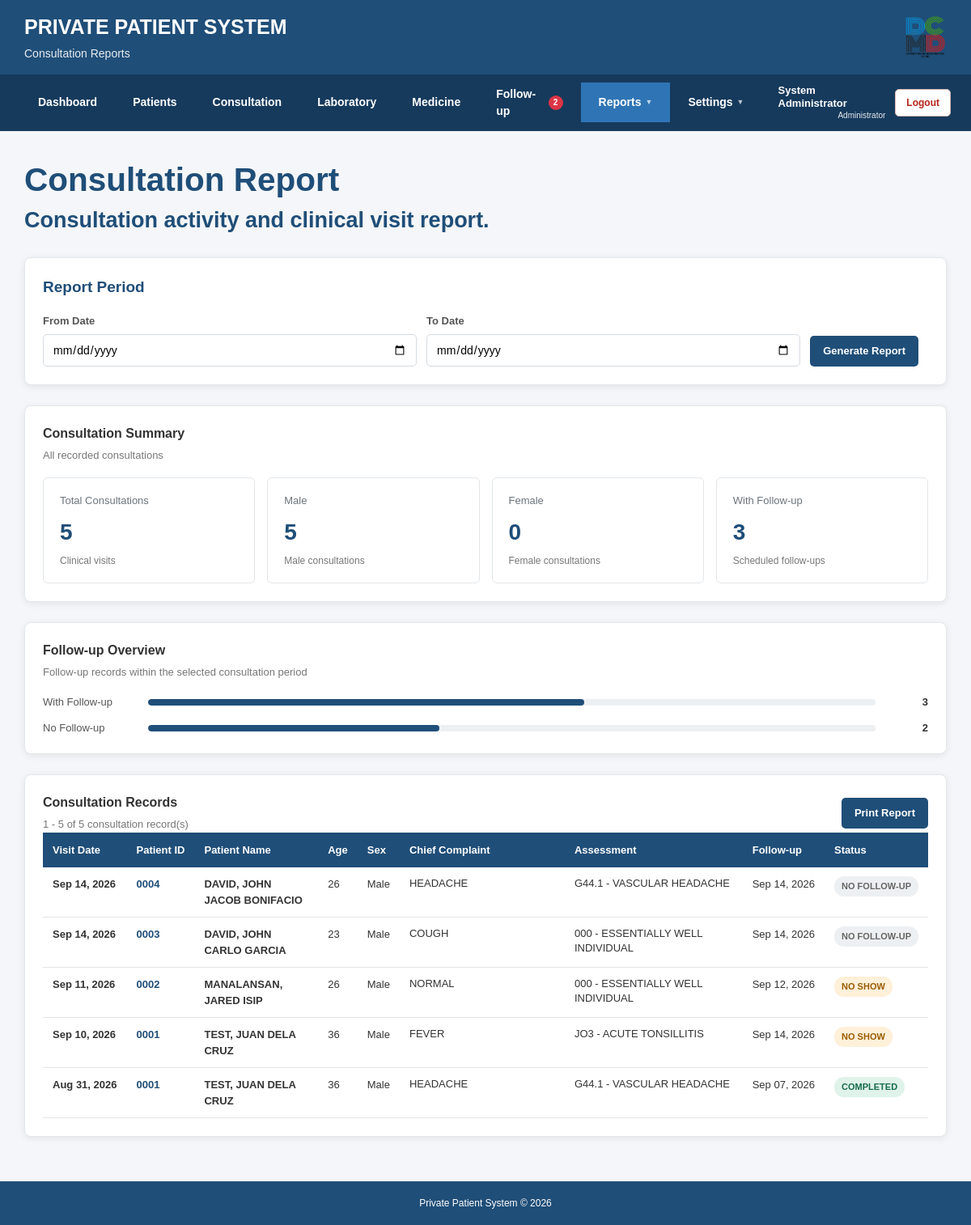
Screenshot of /private_patient_system/reports/consultations.php (signed in) with the database file from the repository.
### tables this page shows
CREATE TABLE IF NOT EXISTS `consultations` (
  `id` int(11) NOT NULL AUTO_INCREMENT,
  `patient_id` int(11) NOT NULL,
  `visit_date` date NOT NULL,
  `chief_complaint` text,
  `history_illness` text,
  `blood_pressure` varchar(20) DEFAULT NULL,
  `bp_status` varchar(50) DEFAULT NULL,
  `temperature` decimal(4,1) DEFAULT NULL,
  `pulse_rate` int(11) DEFAULT NULL,
  `respiratory_rate` int(11) DEFAULT NULL,
  `oxygen_saturation` int(11) DEFAULT NULL,
  `weight` decimal(5,2) DEFAULT NULL,
  `height` decimal(5,2) DEFAULT NULL,
  `bmi` decimal(5,2) DEFAULT NULL,
  `bmi_status` varchar(30) DEFAULT NULL,
  `assessment` text,
  `medication` text,
  `management` text,
  `follow_up_date` date DEFAULT NULL,
  `remarks` text,
  `created_at` timestamp NOT NULL DEFAULT CURRENT_TIMESTAMP,
  `follow_up_status` varchar(30) NOT NULL DEFAULT 'PENDING',
  PRIMARY KEY (`id`),
  KEY `patient_id` (`patient_id`)
);

CREATE TABLE IF NOT EXISTS `patients` (
  `id` int(11) NOT NULL AUTO_INCREMENT,
  `patient_id` varchar(10) NOT NULL,
  `last_name` varchar(100) NOT NULL,
  `first_name` varchar(100) NOT NULL,
  `middle_name` varchar(100) DEFAULT NULL,
  `birthdate` date NOT NULL,
  `sex` enum('Male','Female') NOT NULL,
  `civil_status` varchar(30) DEFAULT NULL,
  `philhealth_no` varchar(30) DEFAULT NULL,
  `philhealth_yakap_status` varchar(30) DEFAULT NULL,
  `address` text,
  `contact_no` varchar(20) DEFAULT NULL,
  `email` varchar(150) DEFAULT NULL,
  `emergency_contact` varchar(150) DEFAULT NULL,
  `emergency_contact_no` varchar(20) DEFAULT NULL,
  `date_registered` date NOT NULL,
  `status` enum('Active','Inactive','Deceased') NOT NULL DEFAULT 'Active',
  `created_at` timestamp NOT NULL DEFAULT CURRENT_TIMESTAMP,
  PRIMARY KEY (`id`),
  UNIQUE KEY `patient_id` (`patient_id`)
);

### private_patient_system/reports/consultations.php (the view, shortened to what the rows shown need)
<?php
require_once "../config/database.php";
$recordsPerPage = 20;
$currentPage = isset($_GET["page"])
    ? intval($_GET["page"])
    : 1;
$dateCondition = "";
$offset =
    ($currentPage - 1) *
    $recordsPerPage;
$consultations = array();
$sql = "
    SELECT
        c.id,
        c.patient_id,
        c.visit_date,
        c.chief_complaint,
        c.assessment,
        c.follow_up_date,
        c.follow_up_status,
        p.patient_id AS patient_code,
        p.last_name,
        p.first_name,
        p.middle_name,
        p.birthdate,
        p.sex
    FROM consultations c
    INNER JOIN patients p
        ON p.id = c.patient_id
    WHERE 1=1
    " . $dateCondition . "
    ORDER BY
        c.visit_date DESC,
        c.id DESC
    LIMIT " .
    intval($offset) .
    ", " .
    intval($recordsPerPage);
$result = $conn->query($sql);
if ($result) {
    while ($row = $result->fetch_assoc()) {
        $consultations[] = $row;
    }
}
function calculateConsultationAge($birthdate)
{
    try {
        $birthDate = new DateTime($birthdate);
        $today = new DateTime();
        return $today->diff($birthDate)->y;
    } catch (Exception $e) {
        return "-";
    }
}
function displayConsultationDate($date)
{
    $timestamp = strtotime($date);
    return date("M d, Y", $timestamp);
}
function getConsultationFollowUpStatus(
    $visitDate,
    $followUpDate,
    $followUpStatus
) {
    $savedStatus = strtoupper(
        trim($followUpStatus)
    );
    if ($savedStatus == "COMPLETED") {
        return "COMPLETED";
    }
    if ($savedStatus == "NO SHOW") {
        return "NO SHOW";
    }
    try {
        $visit = new DateTime($visitDate);
        $followUp = new DateTime($followUpDate);
        if (
            $visit->format("Y-m-d")
            ==
            $followUp->format("Y-m-d")
        ) {
            return "NO FOLLOW-UP";
        }
        return "SCHEDULED";
    } catch (Exception $e) {
        return "NO FOLLOW-UP";
    }
}
include __DIR__ . "/../includes/header.php";
?>
<main class="main-container">
    <div class="page-title">
        <h2>
            Consultation Report
        </h2>
    </div>
    <div class="card">
        <div class="table-container">
            <table class="consultation-table">
                <thead>
                    <tr>
                        <th>Visit Date</th>
                        <th>Patient ID</th>
                        <th>Patient Name</th>
                        <th>Age</th>
                        <th>Sex</th>
                        <th>Chief Complaint</th>
                        <th>Assessment</th>
                        <th>Follow-up</th>
                        <th>Status</th>
                    </tr>
                </thead>
                <tbody>
                <?php
                if (count($consultations) > 0) {
                    foreach (
                        $consultations
                        as $consultation
                    ) {
                        $age =
                            calculateConsultationAge(
                                $consultation["birthdate"]
                            );
                        $fullName =
                            $consultation["last_name"]
                            . ", "
                            . $consultation["first_name"];
                        if (
                            !empty(
                                $consultation["middle_name"]
                            )
                        ) {
                            $fullName .=
                                " " .
                                $consultation["middle_name"];
                        }
                        $followUpStatus =
                            getConsultationFollowUpStatus(
                                $consultation["visit_date"],
                                $consultation["follow_up_date"],
                                $consultation["follow_up_status"]
                            );
                        $statusClass = "status-none";
                        if (
                            $followUpStatus == "OVERDUE"
                        ) {
                            $statusClass =
                                "status-overdue";
                        } elseif (
                            $followUpStatus == "DUE SOON"
                        ) {
                            $statusClass =
                                "status-due";
                        } elseif (
                            $followUpStatus == "SCHEDULED"
                        ) {
                            $statusClass =
                                "status-scheduled";
                        } elseif (
                            $followUpStatus == "CONFIRMED"
                        ) {
                            $statusClass =
                                "status-confirmed";
                        } elseif (
                            $followUpStatus == "CANCELLED"
                        ) {
                            $statusClass =
                                "status-cancelled";
                        } elseif (
                            $followUpStatus == "COMPLETED"
                        ) {
                            $statusClass =
                                "status-completed";
                        } elseif (
                            $followUpStatus == "NO SHOW"
                        ) {
                            $statusClass =
                                "status-no-show";
                        }
                ?>
                    <tr>
                        <td>
                            <span class="visit-date-text">
                                <?php
                                echo htmlspecialchars(
                                    displayConsultationDate(
                                        $consultation["visit_date"]
                                    )
                                );
                                ?>
                            </span>
                        </td>
                        <td>
                            <span class="patient-id-text">
                                <?php
                                echo htmlspecialchars(
                                    $consultation["patient_code"]
                                );
                                ?>
                            </span>
                        </td>
                        <td>
                            <span class="patient-name-text">
                                <?php
                                echo htmlspecialchars(
                                    $fullName
                                );
                                ?>
                            </span>
                        </td>
                        <td>
                            <?php
                            echo $age;
                            ?>
                        </td>
                        <td>
                            <?php
                            echo htmlspecialchars(
                                $consultation["sex"]
                            );
                            ?>
                        </td>
                        <td>
                            <div class="complaint-text">
                                <?php
                                if (
                                    !empty(
                                        $consultation[
                                            "chief_complaint"
                                        ]
                                    )
                                ) {
                                    echo nl2br(
                                        htmlspecialchars(
                                            $consultation[
                                                "chief_complaint"
                                            ]
                                        )
                                    );
                                } else {
                                    echo "-";
                                }
                                ?>
                            </div>
                        </td>
                        <td>
                            <div class="assessment-text">
                                <?php
                                if (
                                    !empty(
                                        $consultation[
                                            "assessment"
                                        ]
                                    )
                                ) {
                                    echo nl2br(
                                        htmlspecialchars(
                                            $consultation[
                                                "assessment"
                                            ]
                                        )
                                    );
                                } else {
                                    echo "-";
                                }
                                ?>
                            </div>
                        </td>
                        <td>
                            <span class="followup-date-text">
                                <?php
                                echo htmlspecialchars(
                                    displayConsultationDate(
                                        $consultation[
                                            "follow_up_date"
                                        ]
                                    )
                                );
                                ?>
                            </span>
                        </td>
                        <td>
                            <span
                                class="consultation-status <?php echo $statusClass; ?>"
                            >
                                <?php
                                echo htmlspecialchars(
                                    $followUpStatus
                                );
                                ?>
                            </span>
                        </td>
                    </tr>
                <?php
                    }
                }
                ?>
                </tbody>
            </table>
        </div>
    </div>
</main>
<?php
include __DIR__ . "/../includes/footer.php";
?>

### rows the page displays
consultations: visit_date "Sep 14, 2026", patient.patient_id "0004", patient.middle_name "DAVID, JOHN JACOB BONIFACIO", patient.birthdate "26", patient.sex "Male", chief_complaint "HEADACHE", assessment "G44.1 - VASCULAR HEADACHE", follow_up_date "Sep 14, 2026", followUpStatus "NO FOLLOW-UP"
consultations: visit_date "Sep 14, 2026", patient.patient_id "0003", patient.middle_name "DAVID, JOHN CARLO GARCIA", patient.birthdate "23", patient.sex "Male", chief_complaint "COUGH", assessment "000 - ESSENTIALLY WELL INDIVIDUAL", follow_up_date "Sep 14, 2026", followUpStatus "NO FOLLOW-UP"
consultations: visit_date "Sep 11, 2026", patient.patient_id "0002", patient.middle_name "MANALANSAN, JARED ISIP", patient.birthdate "26", patient.sex "Male", chief_complaint "NORMAL", assessment "000 - ESSENTIALLY WELL INDIVIDUAL", follow_up_date "Sep 12, 2026", follow_up_status "NO SHOW"
consultations: visit_date "Sep 10, 2026", patient.patient_id "0001", patient.middle_name "TEST, JUAN DELA CRUZ", patient.birthdate "36", patient.sex "Male", chief_complaint "FEVER", assessment "JO3 - ACUTE TONSILLITIS", follow_up_date "Sep 14, 2026", follow_up_status "NO SHOW"
consultations: visit_date "Aug 31, 2026", patient.patient_id "0001", patient.middle_name "TEST, JUAN DELA CRUZ", patient.birthdate "36", patient.sex "Male", chief_complaint "HEADACHE", assessment "G44.1 - VASCULAR HEADACHE", follow_up_date "Sep 07, 2026", follow_up_status "COMPLETED"

### other values shown
$pageSubtitle "Consultation Reports"
$followUpDueSoonCount "2"
$loggedInName "System Administrator"
$loggedInRole "Administrator"
$totalConsultations "5"
$maleConsultations "5"
$femaleConsultations "0"
$withFollowUp "3"
$withoutFollowUp "2"
$startRecord "1"
$endRecord "5"
